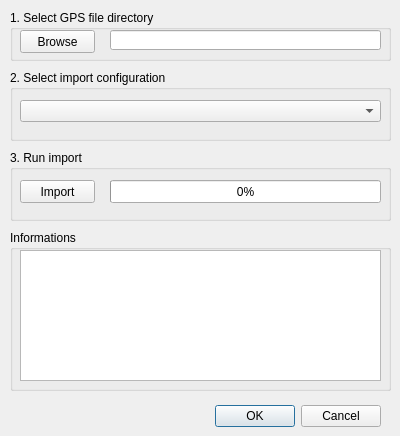
<?xml version="1.0" encoding="UTF-8"?>
<ui version="4.0">
 <class>EasyImportDialogBase</class>
 <widget class="QDialog" name="EasyImportDialogBase">
  <property name="geometry">
   <rect>
    <x>0</x>
    <y>0</y>
    <width>400</width>
    <height>436</height>
   </rect>
  </property>
  <property name="sizePolicy">
   <sizepolicy hsizetype="Fixed" vsizetype="Fixed">
    <horstretch>0</horstretch>
    <verstretch>0</verstretch>
   </sizepolicy>
  </property>
  <property name="windowTitle">
   <string>EasyImport</string>
  </property>
  <widget class="QDialogButtonBox" name="button_box">
   <property name="geometry">
    <rect>
     <x>40</x>
     <y>400</y>
     <width>341</width>
     <height>32</height>
    </rect>
   </property>
   <property name="orientation">
    <enum>Qt::Horizontal</enum>
   </property>
   <property name="standardButtons">
    <set>QDialogButtonBox::Cancel|QDialogButtonBox::Ok</set>
   </property>
  </widget>
  <widget class="QGroupBox" name="groupBox">
   <property name="geometry">
    <rect>
     <x>10</x>
     <y>10</y>
     <width>381</width>
     <height>51</height>
    </rect>
   </property>
   <property name="title">
    <string>1. Select GPS file directory</string>
   </property>
   <widget class="QPushButton" name="btnBrowse">
    <property name="geometry">
     <rect>
      <x>10</x>
      <y>20</y>
      <width>75</width>
      <height>23</height>
     </rect>
    </property>
    <property name="text">
     <string>Browse</string>
    </property>
   </widget>
   <widget class="QLineEdit" name="txtDirectory">
    <property name="geometry">
     <rect>
      <x>100</x>
      <y>20</y>
      <width>271</width>
      <height>20</height>
     </rect>
    </property>
   </widget>
  </widget>
  <widget class="QGroupBox" name="groupBox_2">
   <property name="geometry">
    <rect>
     <x>10</x>
     <y>70</y>
     <width>381</width>
     <height>71</height>
    </rect>
   </property>
   <property name="title">
    <string>2. Select import configuration</string>
   </property>
   <widget class="QComboBox" name="cbxConfig">
    <property name="geometry">
     <rect>
      <x>10</x>
      <y>30</y>
      <width>361</width>
      <height>22</height>
     </rect>
    </property>
   </widget>
  </widget>
  <widget class="QGroupBox" name="groupBox_3">
   <property name="geometry">
    <rect>
     <x>10</x>
     <y>150</y>
     <width>381</width>
     <height>71</height>
    </rect>
   </property>
   <property name="title">
    <string>3. Run import</string>
   </property>
   <widget class="QPushButton" name="btnImport">
    <property name="geometry">
     <rect>
      <x>10</x>
      <y>30</y>
      <width>75</width>
      <height>23</height>
     </rect>
    </property>
    <property name="text">
     <string>Import</string>
    </property>
   </widget>
   <widget class="QProgressBar" name="pgbImport">
    <property name="geometry">
     <rect>
      <x>100</x>
      <y>30</y>
      <width>271</width>
      <height>23</height>
     </rect>
    </property>
    <property name="value">
     <number>0</number>
    </property>
   </widget>
  </widget>
  <widget class="QGroupBox" name="groupBox_4">
   <property name="geometry">
    <rect>
     <x>10</x>
     <y>230</y>
     <width>381</width>
     <height>161</height>
    </rect>
   </property>
   <property name="title">
    <string>Informations</string>
   </property>
   <widget class="QPlainTextEdit" name="txtOut">
    <property name="enabled">
     <bool>true</bool>
    </property>
    <property name="geometry">
     <rect>
      <x>10</x>
      <y>20</y>
      <width>361</width>
      <height>131</height>
     </rect>
    </property>
    <property name="textInteractionFlags">
     <set>Qt::TextSelectableByMouse</set>
    </property>
   </widget>
  </widget>
 </widget>
 <resources/>
 <connections>
  <connection>
   <sender>button_box</sender>
   <signal>accepted()</signal>
   <receiver>EasyImportDialogBase</receiver>
   <slot>accept()</slot>
   <hints>
    <hint type="sourcelabel">
     <x>20</x>
     <y>20</y>
    </hint>
    <hint type="destinationlabel">
     <x>20</x>
     <y>20</y>
    </hint>
   </hints>
  </connection>
  <connection>
   <sender>button_box</sender>
   <signal>rejected()</signal>
   <receiver>EasyImportDialogBase</receiver>
   <slot>reject()</slot>
   <hints>
    <hint type="sourcelabel">
     <x>20</x>
     <y>20</y>
    </hint>
    <hint type="destinationlabel">
     <x>20</x>
     <y>20</y>
    </hint>
   </hints>
  </connection>
 </connections>
</ui>
